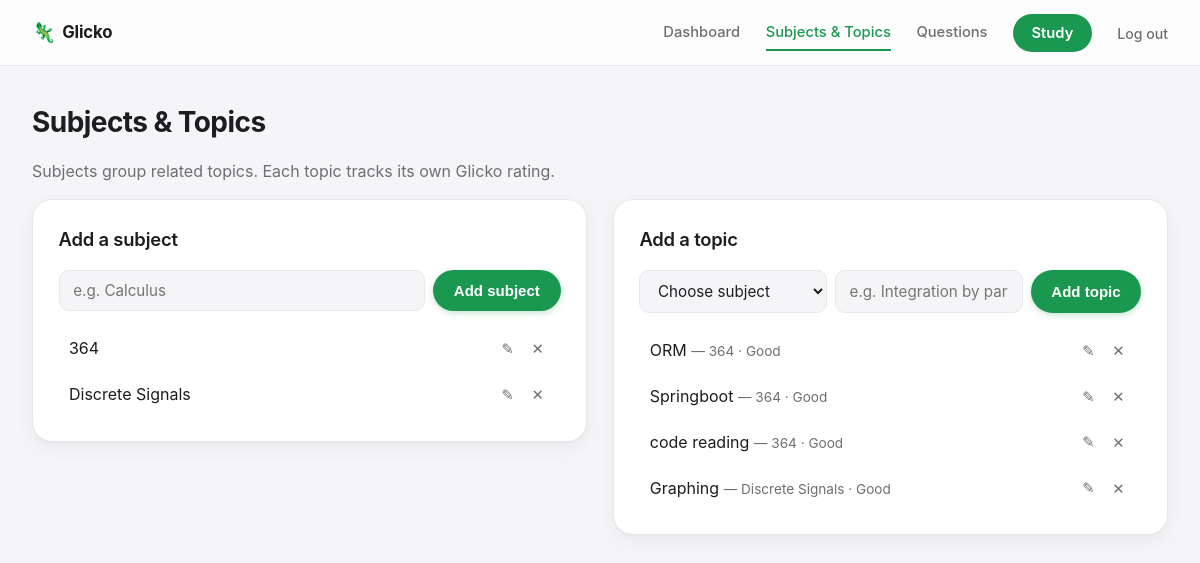
The app's page /manage (signed in) with its own data.
### tables this page shows
CREATE TABLE subjects (
    id INTEGER PRIMARY KEY AUTOINCREMENT,
    user_id INTEGER REFERENCES users(id) ON DELETE CASCADE,
    name TEXT NOT NULL,
    UNIQUE(user_id, name)
);

CREATE TABLE topics (
    id INTEGER PRIMARY KEY AUTOINCREMENT,
    subject_id INTEGER NOT NULL REFERENCES subjects(id) ON DELETE CASCADE,
    name TEXT NOT NULL,
    rating REAL NOT NULL DEFAULT 1500,
    rd REAL NOT NULL DEFAULT 350,
    last_update TEXT,
    pending_results TEXT NOT NULL DEFAULT '[]',
    UNIQUE(subject_id, name)
);

### app.py (the view)
@app.route('/manage')
@login_required
def manage():
    uid = session['user_id']
    conn = db.get_db()
    subjects = conn.execute("SELECT * FROM subjects WHERE user_id = ? ORDER BY name", (uid,)).fetchall()
    topics = conn.execute(
        "SELECT topics.*, subjects.name AS subject_name FROM topics "
        "JOIN subjects ON subjects.id = topics.subject_id WHERE subjects.user_id = ? "
        "ORDER BY subjects.name, topics.name", (uid,)
    ).fetchall()
    conn.close()
    return render_template('manage.html', subjects=subjects, topics=topics)

### auth.py (called while the page is built)
def login_required(view):
    @wraps(view)
    def wrapped(*args, **kwargs):
        if not session.get('user_id'):
            return redirect(url_for('login', next=request.path))
        return view(*args, **kwargs)
    return wrapped

### db.py (called while the page is built)
def get_db():
    conn = sqlite3.connect(DB_PATH)
    conn.row_factory = sqlite3.Row
    conn.execute("PRAGMA foreign_keys = ON")
    return conn

### labels.py (called while the page is built)
def rating_label(rating):
    for lo, hi, label, css in TIERS:
        if lo <= rating < hi:
            return label, css
    return "Excellent", "tier-excellent"

### templates/manage.html (shortened to what this page needs)
{% extends "base.html" %}
{% block content %}
<h1>Subjects &amp; Topics</h1>
<p class="muted">Subjects group related topics. Each topic tracks its own Glicko rating.</p>
<div class="two-col">
  <section class="panel">
    <h2>Add a subject</h2>
    <form method="post" action="{{ url_for('add_subject') }}" class="inline-form">
      <input type="text" name="name" placeholder="e.g. Calculus" required>
      <button type="submit" class="btn btn-primary">Add subject</button>
    </form>
    <ul class="simple-list">
      {% for s in subjects %}
      <li>
        <span>{{ s.name }}</span>
        <div class="item-actions">
          <button class="btn-icon btn-icon-edit" onclick="openModal('edit-subject-{{ s.id }}')">✎</button>
          <form method="post" action="{{ url_for('delete_subject', subject_id=s.id) }}"
                onsubmit="return confirm('Delete this subject and all its topics/questions?');">
            <button type="submit" class="btn-icon" title="Delete">✕</button>
          </form>
        </div>
      </li>
      {% else %}
      <li class="muted">No subjects yet.</li>
      {% endfor %}
    </ul>
  </section>
  <section class="panel">
    <h2>Add a topic</h2>
    <form method="post" action="{{ url_for('add_topic') }}" class="inline-form">
      <select name="subject_id" required>
        <option value="" disabled selected>Choose subject</option>
      </select>
      <input type="text" name="name" placeholder="e.g. Integration by parts" required>
      <button type="submit" class="btn btn-primary">Add topic</button>
    </form>
    <ul class="simple-list">
      {% for t in topics %}
      <li>
        <span>{{ t.name }} <span class="muted small">— {{ t.subject_name }} · {{ rating_label(t.rating)[0] }}</span></span>
        <div class="item-actions">
          <button class="btn-icon btn-icon-edit" onclick="openModal('edit-topic-{{ t.id }}')">✎</button>
          <form method="post" action="{{ url_for('delete_topic', topic_id=t.id) }}"
                onsubmit="return confirm('Delete this topic and all its questions?');">
            <button type="submit" class="btn-icon" title="Delete">✕</button>
          </form>
        </div>
      </li>
      {% else %}
      <li class="muted">No topics yet.</li>
      {% endfor %}
    </ul>
  </section>
</div>
{% endblock %}

### static/style.css (style rules this page uses)
:root { --bg: #f5f5f7; --card: #ffffff; --text: #1d1d1f; --muted: #6e6e73; --border: #e8e8ea; --primary: #1a9850; --primary-dark: #147a40; --primary-light: #eaf8ef; --primary-tint: #d7f2e2; --red: #d92d20; --amber: #b45309; --green-deep: #0f5132; --radius-lg: 20px; --radius-md: 14px; --radius-sm: 10px; --shadow-card: 0 1px 2px rgba(0, 0, 0, 0.03), 0 6px 20px rgba(0, 0, 0, 0.05); --shadow-pop: 0 4px 10px rgba(0, 0, 0, 0.06), 0 14px 36px rgba(0, 0, 0, 0.08); }
* { box-sizing: border-box; }
body { margin: 0; font-family: -apple-system, BlinkMacSystemFont, "SF Pro Text", "Inter", sans-serif; background: var(--bg); color: var(--text); line-height: 1.5; -webkit-font-smoothing: antialiased; }
h1 { font-size: 1.75rem; font-weight: 700; letter-spacing: -0.02em; margin: 0 0 0.3rem; }
h2 { font-size: 1.1rem; font-weight: 600; letter-spacing: -0.01em; margin: 0 0 1rem; }
.muted { color: var(--muted); }
.small { font-size: 0.85rem; }
.two-col { display: grid; grid-template-columns: 1fr 1fr; gap: 1.4rem; align-items: start; }
.panel { background: var(--card); border: 1px solid var(--border); border-radius: var(--radius-lg); padding: 1.4rem; box-shadow: var(--shadow-card); }
.inline-form { display: flex; gap: 0.5rem; margin-bottom: 1rem; flex-wrap: wrap; }
.inline-form input, .inline-form select { flex: 1; min-width: 120px; }
input, select, textarea { font-family: inherit; font-size: 0.95rem; padding: 0.62rem 0.8rem; border: 1px solid var(--border); border-radius: var(--radius-sm); background: var(--bg); color: var(--text); }
.btn { display: inline-block; border: none; border-radius: 999px; padding: 0.65rem 1.3rem; font-weight: 600; font-size: 0.94rem; cursor: pointer; text-decoration: none; text-align: center; transition: transform 0.06s ease, background 0.15s ease, box-shadow 0.15s ease; }
.btn-primary { background: var(--primary); color: white; box-shadow: 0 2px 6px rgba(26, 152, 80, 0.25); }
.btn-icon { background: transparent; border: none; color: var(--muted); cursor: pointer; font-size: 0.92rem; padding: 0.2rem 0.4rem; border-radius: 8px; }
.item-actions { display: flex; gap: 0.3rem; align-items: center; }
.simple-list { list-style: none; padding: 0; margin: 0; display: flex; flex-direction: column; gap: 0.25rem; max-height: 320px; overflow-y: auto; }
.simple-list li { display: flex; justify-content: space-between; align-items: center; padding: 0.55rem 0.65rem; border-radius: var(--radius-sm); }
h2 { font-size: 1.15rem; font-weight: 600; letter-spacing: -0.01em; margin: 0 0 1rem; }
.two-col { display: grid; grid-template-columns: 1fr 1fr; gap: 1.6rem; align-items: start; }
.panel { background: var(--card); border: 1px solid var(--border); border-radius: var(--radius-lg); padding: 1.6rem; box-shadow: var(--shadow-card); }
input, select, textarea { font-family: inherit; font-size: 0.95rem; padding: 0.65rem 0.85rem; border: 1px solid var(--border); border-radius: var(--radius-sm); background: var(--bg); color: var(--text); }
.btn { display: inline-block; border: none; border-radius: 999px; padding: 0.65rem 1.3rem; font-weight: 600; cursor: pointer; text-decoration: none; text-align: center; }
.btn-primary { background: var(--primary); color: white; }

### records on screen
subjects: name "364"
subjects: name "Discrete Signals"
topics: name "ORM", subject_name "364", rating "Good"
topics: name "Springboot", subject_name "364", rating "Good"
topics: name "code reading", subject_name "364", rating "Good"
topics: name "Graphing", subject_name "Discrete Signals", rating "Good"
